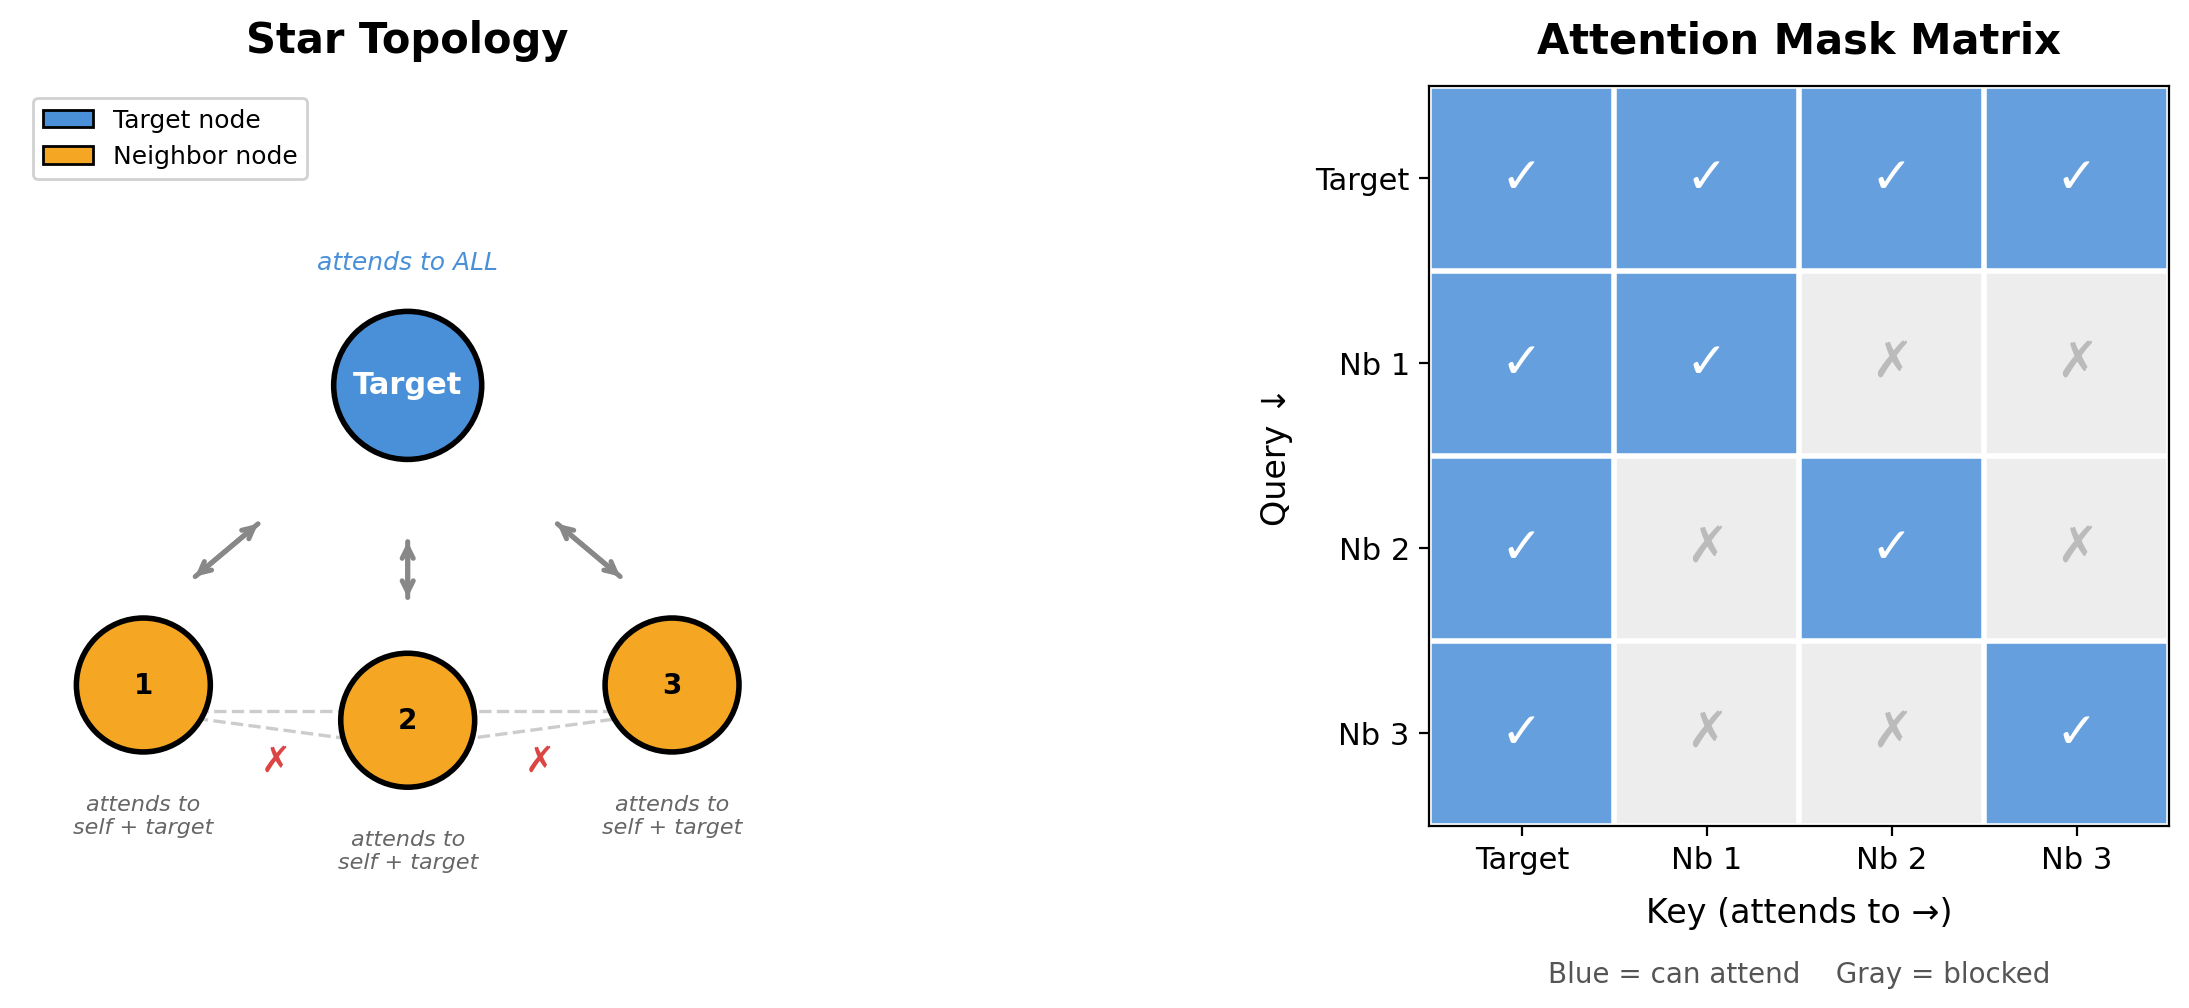

The script that saved this image:
"""Generate a clear diagram illustrating the Topology Attention Mask."""

import matplotlib.pyplot as plt
import matplotlib.patches as mpatches
import numpy as np

fig, axes = plt.subplots(1, 2, figsize=(14, 5.5), gridspec_kw={"width_ratios": [1, 1.3]})

# ── Left: Star Topology Graph ──
ax = axes[0]
ax.set_xlim(-2.2, 2.2)
ax.set_ylim(-2.2, 2.0)
ax.set_aspect("equal")
ax.axis("off")
ax.set_title("Star Topology", fontsize=15, fontweight="bold", pad=12)

# Node positions
target_pos = (0, 0.3)
nb_positions = [(-1.5, -1.4), (0, -1.6), (1.5, -1.4)]
nb_labels = ["Neighbor 1", "Neighbor 2", "Neighbor 3"]

# Draw edges (bidirectional arrows)
for pos in nb_positions:
    ax.annotate(
        "",
        xy=(pos[0] * 0.55, target_pos[1] + (pos[1] - target_pos[1]) * 0.45),
        xytext=(pos[0] * 0.82, pos[1] + (target_pos[1] - pos[1]) * 0.35),
        arrowprops=dict(arrowstyle="->", color="#888", lw=1.8),
    )
    ax.annotate(
        "",
        xy=(pos[0] * 0.82, pos[1] + (target_pos[1] - pos[1]) * 0.35),
        xytext=(pos[0] * 0.55, target_pos[1] + (pos[1] - target_pos[1]) * 0.45),
        arrowprops=dict(arrowstyle="->", color="#888", lw=1.8),
    )

# Draw "no connection" dashed lines between neighbors
for i in range(len(nb_positions)):
    for j in range(i + 1, len(nb_positions)):
        p1, p2 = nb_positions[i], nb_positions[j]
        mid_x = (p1[0] + p2[0]) / 2
        mid_y = (p1[1] + p2[1]) / 2 - 0.15
        ax.plot(
            [p1[0], p2[0]],
            [p1[1] - 0.15, p2[1] - 0.15],
            linestyle="--",
            color="#ccc",
            lw=1.2,
            zorder=0,
        )
        ax.text(mid_x, mid_y - 0.18, "✗", ha="center", va="center", fontsize=13, color="#d44")

# Target node
circle_t = plt.Circle(target_pos, 0.42, color="#4A90D9", ec="black", lw=2, zorder=5)
ax.add_patch(circle_t)
ax.text(
    target_pos[0], target_pos[1], "Target", ha="center", va="center",
    fontsize=11, fontweight="bold", color="white", zorder=6,
)
ax.text(
    target_pos[0], target_pos[1] + 0.7, "attends to ALL",
    ha="center", va="center", fontsize=9, color="#4A90D9", style="italic",
)

# Neighbor nodes
for pos, label in zip(nb_positions, nb_labels):
    circle_n = plt.Circle(pos, 0.38, color="#F5A623", ec="black", lw=2, zorder=5)
    ax.add_patch(circle_n)
    ax.text(
        pos[0], pos[1], label.split()[1],
        ha="center", va="center", fontsize=10, fontweight="bold", zorder=6,
    )
    ax.text(
        pos[0], pos[1] - 0.62, f"attends to\nself + target",
        ha="center", va="top", fontsize=8, color="#666", style="italic",
    )

# Legend
legend_elements = [
    mpatches.Patch(facecolor="#4A90D9", edgecolor="black", label="Target node"),
    mpatches.Patch(facecolor="#F5A623", edgecolor="black", label="Neighbor node"),
]
ax.legend(handles=legend_elements, loc="upper left", fontsize=9, framealpha=0.9)

# ── Right: Attention Mask Matrix ──
ax2 = axes[1]
ax2.set_title("Attention Mask Matrix", fontsize=15, fontweight="bold", pad=12)

labels = ["Target", "Nb 1", "Nb 2", "Nb 3"]
n = len(labels)

# 1 = can attend, 0 = blocked
mask = np.array(
    [
        [1, 1, 1, 1],  # Target attends to all
        [1, 1, 0, 0],  # Nb1 attends to Target + self
        [1, 0, 1, 0],  # Nb2 attends to Target + self
        [1, 0, 0, 1],  # Nb3 attends to Target + self
    ]
)

# Custom colormap: green for attend, light gray for blocked
colors = np.zeros((*mask.shape, 4))
for i in range(n):
    for j in range(n):
        if mask[i, j] == 1:
            colors[i, j] = [0.29, 0.56, 0.85, 0.85]  # blue = attend
        else:
            colors[i, j] = [0.93, 0.93, 0.93, 1.0]  # light gray = blocked

ax2.imshow(colors, aspect="equal")

# Add text annotations
for i in range(n):
    for j in range(n):
        text = "✓" if mask[i, j] == 1 else "✗"
        color = "white" if mask[i, j] == 1 else "#bbb"
        ax2.text(j, i, text, ha="center", va="center", fontsize=18, fontweight="bold", color=color)

# Labels
ax2.set_xticks(range(n))
ax2.set_xticklabels(labels, fontsize=11)
ax2.set_yticks(range(n))
ax2.set_yticklabels(labels, fontsize=11)
ax2.set_xlabel("Key (attends to →)", fontsize=12, labelpad=8)
ax2.set_ylabel("Query ↓", fontsize=12, labelpad=8)

# Grid
for i in range(n + 1):
    ax2.axhline(i - 0.5, color="white", lw=2)
    ax2.axvline(i - 0.5, color="white", lw=2)

# Annotation
ax2.text(
    1.5, 4.3, "Blue = can attend    Gray = blocked",
    ha="center", va="center", fontsize=10, color="#555",
)

plt.tight_layout(pad=2.0)
plt.savefig(
    "/home/lingjie7/auto-research/projects/dlm-graph/figures/topology_mask_diagram.png",
    dpi=200, bbox_inches="tight", facecolor="white",
)
plt.savefig(
    "/home/lingjie7/auto-research/projects/dlm-graph/figures/topology_mask_diagram.pdf",
    bbox_inches="tight", facecolor="white",
)
print("Saved to figures/topology_mask_diagram.png and .pdf")
